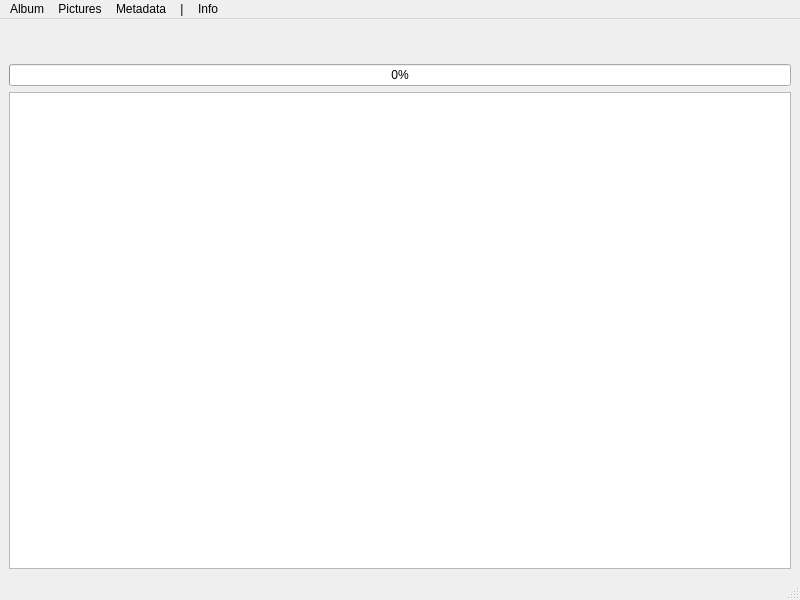
<?xml version="1.0" encoding="UTF-8"?>
<ui version="4.0">
 <class>MainWindow</class>
 <widget class="QMainWindow" name="MainWindow">
  <property name="geometry">
   <rect>
    <x>0</x>
    <y>0</y>
    <width>800</width>
    <height>600</height>
   </rect>
  </property>
  <property name="minimumSize">
   <size>
    <width>350</width>
    <height>300</height>
   </size>
  </property>
  <property name="windowTitle">
   <string/>
  </property>
  <widget class="QWidget" name="centralwidget">
   <layout class="QHBoxLayout" name="horizontalLayout">
    <item>
     <layout class="QVBoxLayout" name="verticalLayout">
      <item>
       <widget class="QLabel" name="album_label">
        <property name="minimumSize">
         <size>
          <width>0</width>
          <height>30</height>
         </size>
        </property>
        <property name="maximumSize">
         <size>
          <width>16777215</width>
          <height>30</height>
         </size>
        </property>
        <property name="text">
         <string/>
        </property>
       </widget>
      </item>
      <item>
       <widget class="QProgressBar" name="progressBar">
        <property name="value">
         <number>0</number>
        </property>
       </widget>
      </item>
      <item>
       <widget class="QListView" name="listView">
        <property name="contextMenuPolicy">
         <enum>Qt::ContextMenuPolicy::DefaultContextMenu</enum>
        </property>
       </widget>
      </item>
     </layout>
    </item>
   </layout>
  </widget>
  <widget class="QMenuBar" name="menubar">
   <property name="geometry">
    <rect>
     <x>0</x>
     <y>0</y>
     <width>800</width>
     <height>26</height>
    </rect>
   </property>
   <widget class="QMenu" name="menuMenu">
    <property name="title">
     <string>Album</string>
    </property>
    <widget class="QMenu" name="menuload_Folder">
     <property name="title">
      <string>load Folder</string>
     </property>
     <addaction name="actionsingle_Folder"/>
     <addaction name="actionrekursive_Folders"/>
    </widget>
    <addaction name="menuload_Folder"/>
    <addaction name="actionload_Picture"/>
    <addaction name="separator"/>
    <addaction name="actionclear_Album"/>
   </widget>
   <widget class="QMenu" name="pictureMenu">
    <property name="title">
     <string>Pictures</string>
    </property>
    <addaction name="separator"/>
    <addaction name="selectAllImagesAct"/>
    <addaction name="separator"/>
    <addaction name="showGPSdataAct"/>
    <addaction name="showCopyrightOwnerAct"/>
    <addaction name="separator"/>
    <addaction name="removeImagesAct"/>
    <addaction name="clearAlbumDataAct"/>
   </widget>
   <widget class="QMenu" name="infoMenu">
    <property name="title">
     <string>Info</string>
    </property>
    <addaction name="aboutAct"/>
    <addaction name="hw_infoAct"/>
   </widget>
   <widget class="QMenu" name="metadataMenu">
    <property name="title">
     <string>Metadata</string>
    </property>
    <addaction name="actioncheck_Pictures_for_Copyright"/>
    <addaction name="actioncheck_Pictures_forGPS_data"/>
    <addaction name="actioncheck_Pictures_for_Metadata"/>
    <addaction name="separator"/>
    <addaction name="editDefaultMetadataAct"/>
    <addaction name="separator"/>
    <addaction name="writeDefaultOwnerToSelectedImagesAct_2"/>
    <addaction name="writeDefaultGpsMetaToSelectedImagesAct_2"/>
    <addaction name="actionwrite_default_Metadata_to_selected_Pictures"/>
   </widget>
   <widget class="QMenu" name="separatorMenu">
    <property name="enabled">
     <bool>true</bool>
    </property>
    <property name="minimumSize">
     <size>
      <width>0</width>
      <height>0</height>
     </size>
    </property>
    <property name="title">
     <string>|</string>
    </property>
   </widget>
   <addaction name="menuMenu"/>
   <addaction name="pictureMenu"/>
   <addaction name="metadataMenu"/>
   <addaction name="separatorMenu"/>
   <addaction name="infoMenu"/>
  </widget>
  <widget class="QStatusBar" name="statusbar"/>
  <action name="actionload_Picture">
   <property name="text">
    <string>load Picture</string>
   </property>
   <property name="toolTip">
    <string>load Picture</string>
   </property>
  </action>
  <action name="actionload_Folders">
   <property name="text">
    <string>load Folders</string>
   </property>
  </action>
  <action name="actionsingle_Folder">
   <property name="text">
    <string>single Folder</string>
   </property>
  </action>
  <action name="actionrekursive_Folders">
   <property name="text">
    <string>rekursive Folders</string>
   </property>
  </action>
  <action name="actionclear_Album">
   <property name="icon">
    <iconset theme="QIcon::ThemeIcon::EditClear"/>
   </property>
   <property name="text">
    <string>clear Album</string>
   </property>
  </action>
  <action name="showDefaultExifAct">
   <property name="text">
    <string>show default Exif meta data</string>
   </property>
  </action>
  <action name="clearDefaultExifAct">
   <property name="text">
    <string>clear default Exif meta data</string>
   </property>
  </action>
  <action name="showDefaultIptcAct">
   <property name="text">
    <string>show default IPTC meta data</string>
   </property>
  </action>
  <action name="clearDefaultIptcAct">
   <property name="text">
    <string>clear default IPTC meta data</string>
   </property>
  </action>
  <action name="selectAllImagesAct">
   <property name="text">
    <string>select all Pictures</string>
   </property>
  </action>
  <action name="writeDefaultOwnerToSelectedImagesAct">
   <property name="text">
    <string>write default Owner to selected Pictures</string>
   </property>
  </action>
  <action name="removeImagesAct">
   <property name="text">
    <string>remove selected Pictures from Album</string>
   </property>
  </action>
  <action name="aboutAct">
   <property name="text">
    <string>About</string>
   </property>
  </action>
  <action name="hw_infoAct">
   <property name="text">
    <string>HW info</string>
   </property>
  </action>
  <action name="writeDefaultGpsMetaToSelectedImagesAct">
   <property name="text">
    <string>write default GPS Meta to selected Pictures</string>
   </property>
  </action>
  <action name="actioncheck_Pictures_for_Metadata">
   <property name="text">
    <string>check Pictures for Metadata</string>
   </property>
  </action>
  <action name="actioncheck_Pictures_for_Copyright">
   <property name="text">
    <string>check Pictures for Copyright</string>
   </property>
  </action>
  <action name="actioncheck_Pictures_forGPS_data">
   <property name="text">
    <string>check Pictures for GPS data </string>
   </property>
  </action>
  <action name="editDefaultMetadataAct">
   <property name="text">
    <string>edit default Metadata</string>
   </property>
  </action>
  <action name="showCopyrightOwnerAct">
   <property name="text">
    <string>display Copyright Owner in Albumview</string>
   </property>
  </action>
  <action name="showGPSdataAct">
   <property name="text">
    <string>display GPS data in Albumview</string>
   </property>
  </action>
  <action name="clearAlbumDataAct">
   <property name="text">
    <string>empty Album</string>
   </property>
  </action>
  <action name="writeDefaultOwnerToSelectedImagesAct_2">
   <property name="text">
    <string>write default Owner to selected Pictures</string>
   </property>
  </action>
  <action name="writeDefaultGpsMetaToSelectedImagesAct_2">
   <property name="text">
    <string>write default GPS Meta to selected Pictures</string>
   </property>
  </action>
  <action name="actionwrite_default_Metadata_to_selected_Pictures">
   <property name="text">
    <string>write default Metadata to selected Pictures</string>
   </property>
  </action>
 </widget>
 <resources/>
 <connections/>
</ui>
